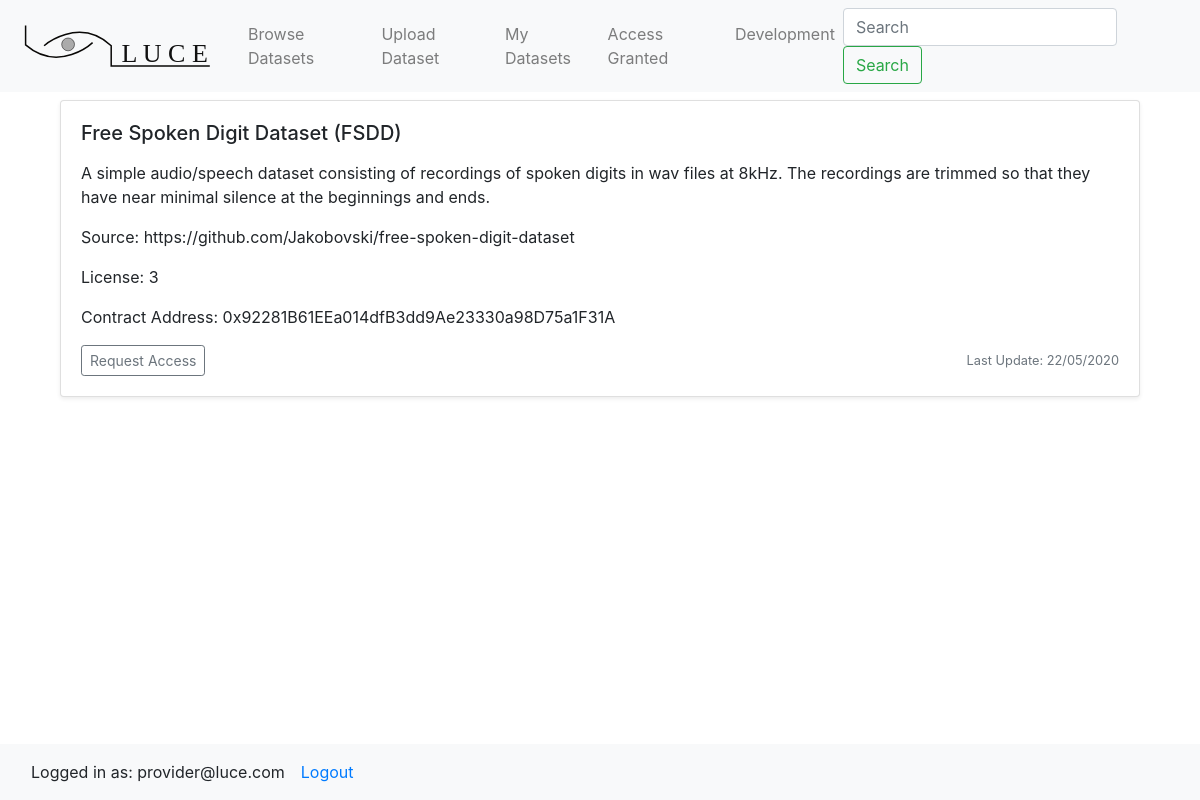
Screenshot of /data/1/ (signed in) with the database file from the repository.
### datastore/models.py (models this page shows, shortened)
class Dataset(models.Model):
    title           = models.CharField(max_length=120)
    description     = models.TextField(null=True, blank=True)
    license         = models.IntegerField() # encoded as integer
    file            = models.FileField(upload_to='files/', blank=True, null=True)
    owner           = models.CharField(max_length=120) # owner username/email
    owner_address   = models.CharField(max_length=180) # msg.sender
    contract_address= models.CharField(max_length=180) # address of smart contract
    published       = models.BooleanField(default = False)
    access_granted  = models.ManyToManyField(User, related_name='datasets_accessible')
    created_by      = models.ForeignKey(User, default=1, null=True, on_delete=models.SET_NULL, related_name='datasets_owned')
    timestamp       = models.DateTimeField(auto_now_add=True)
    updated         = models.DateTimeField(auto_now=True)
    objects         = DatasetManager()
    def get_request_access_url(self):
        return f"/data/{self.pk}/request"
    class Meta:
        ordering = ['-updated', '-timestamp']

### accounts/models.py (models this page shows, shortened)
class User(AbstractBaseUser):
    email = models.EmailField(
        verbose_name='email address',
        max_length=255,
        unique=True,
    )
    first_name 	= 	models.CharField(max_length=255, blank=True, null=True)
    last_name 	= 	models.CharField(max_length=255, blank=True, null=True)
    institution =	models.CharField(max_length=255, blank=True, null=True)
    ethereum_public_key 	=	models.CharField(max_length=255, blank=True, null=True)
    ethereum_private_key    =   models.CharField(max_length=255, blank=True, null=True)
    is_approved =  models.BooleanField(default=True) # True for now while developing..
    active = models.BooleanField(default=True)
    staff = models.BooleanField(default=False) # a admin user; non super-user
    admin = models.BooleanField(default=False) # a superuser
    USERNAME_FIELD = 'email'
    REQUIRED_FIELDS = ['first_name', 'last_name', 'institution']
    objects = UserManager()
    def __str__(self):
        return self.email
    @property
    def is_active(self):
        return self.active

### datastore/views.py (the view)
# urls.py: path('data/<int:dataset_id>/', detail_view),
def detail_view(request, dataset_id):
    obj = get_object_or_404(Dataset, id=dataset_id)
    context = {"dataset": obj,
                "user": request.user}
    template = 'data/detail.html'
    return render(request, template, context)

### datastore/managers.py (called while the page is built)
    def get_queryset(self):
        return DatasetQuerySet(self.model, using=self._db)

### datastore/templates/data/detail.html (shortened to what this page needs)
{% extends "base.html" %}
{% block content %}
<div class='container'>
			<div class="col my-2">
			    <div class="card shadow-sm">
			      <div class="card-body">
			        <h5 class="card-title"> {{ dataset.title }} </h5>
			        <p class="card-text"> {{ dataset.description|linebreaks }} </p>
			        <p class="card-text"> License: {{ dataset.license }} </p>
					{% if user.is_authenticated %}
					{% if not user == dataset.created_by %}
			        {% if dataset.published %}
				        <p class="card-text"> Contract Address: {{ dataset.contract_address }} </p>
			   		{% endif %}
			   		{% if user not in dataset.access_granted.all %}
			              <div class="d-flex justify-content-between align-items-center">
			                <div class="btn-group">
			                  <button type="button" class="btn btn-sm btn-outline-secondary" onclick="window.location.href=' {{ dataset.get_request_access_url }} '">Request Access</button>
			                </div>
			                <small class="text-muted"> Last Update: {{ dataset.updated|date:"d/m/Y" }}</small>
			              </div>
			        {% endif %}
					{% endif %}
					{% endif %}
			      </div>
			    </div>
			  </div>
</div>
{% endblock %}

### lucehome/templates/base.html (shortened to what this page needs)
<!doctype html>
<html lang="en">
  <head>
        <link rel="stylesheet" href="https://stackpath.bootstrapcdn.com/bootstrap/4.3.1/css/bootstrap.min.css">
  </head>
  <body>
        {% include 'navbar.html' %}
                <div class='container-fluid pb-5'>
                    {% block content %}{% endblock %}
                </div>
        <nav class="navbar fixed-bottom navbar-light bg-light">
            {% if user.is_authenticated %}
                <a class="col-auto pr-0 mr-0 navbar-text">Logged in as: {{ user }}</a>
                <a class="col nav-item nav-link" href="/logout">Logout</a>
            {% else %}
                <a class=" col-auto navbar-text" href="/login">Not logged in</a>
            {% endif %}
        </nav>
  </body>
</html>

### rows the page displays
Dataset: title "Free Spoken Digit Dataset (FSDD)", description "A simple audio/speech dataset consisting of recordings of spoken digits in wav files at 8kHz. The recordings are trimmed so that they have near minimal silence at the beginnings and ends. Source: https://github.com/Jakobovski/free-spoken-digit-dataset", license "3", contract_address "0x92281B61EEa014dfB3dd9Ae23330a98D75a1F31A", updated "22/05/2020"
User: email "provider@luce.com"
